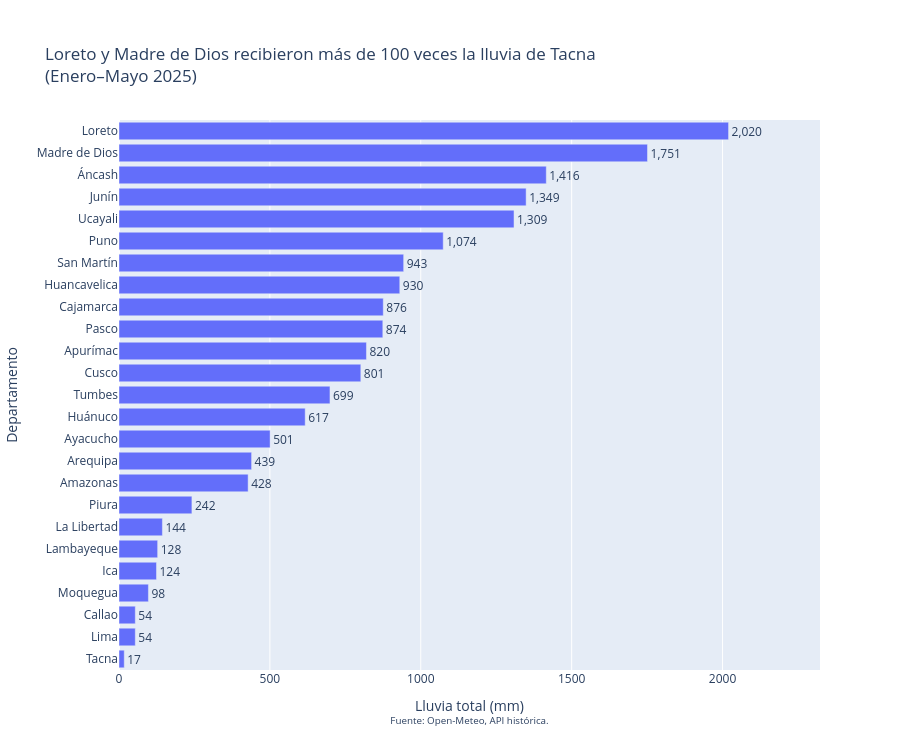

The notebook cell saved with this chart:
### Markdown cell above
##### Ranking de lluvias a nivel departamental

### Code cell
# Título
# Título
fig.update_layout(title="Loreto y Madre de Dios recibieron más de 100 veces la lluvia de Tacna <br>(Enero–Mayo 2025)",
                  margin=dict(t=120))

# Nombres de los ejes
fig.update_xaxes(title_text="Lluvia total (mm)<br><sup>Fuente: Open-Meteo, API histórica.</sup>")
fig.update_yaxes(title_text="Departamento")
fig.show()

### Figure 1 — Plotly figure (JSON) as saved in the notebook; plotly's stock layout.template omitted (floating-point values rounded to 4 significant figures)
{"data": [{"cliponaxis": false, "hovertemplate": "lluvia_total_mm=%{text}<br>departamento=%{y}<extra></extra>", "legendgroup": "", "marker": {"color": "#636efa", "pattern": {"shape": ""}}, "name": "", "orientation": "h", "showlegend": false, "text": [17.4, 54.0, 54.0, 97.5, 124.3, 128.1, 143.8, 241.6, 427.9, 439.4, 500.8, 617.0, 699.1, 801.3, 820.0, 874.2, 875.7, 930.4, 943.3, 1074.0, 1309.0, 1349.0, 1416.0, 1751.0, 2020.0], "textposition": "outside", "texttemplate": "%{text:,.0f}", "type": "bar", "x": [17.4, 54.0, 54.0, 97.5, 124.3, 128.1, 143.8, 241.6, 427.9, 439.4, 500.8, 617.0, 699.1, 801.3, 820.0, 874.2, 875.7, 930.4, 943.3, 1074.0, 1309.0, 1349.0, 1416.0, 1751.0, 2020.0], "xaxis": "x", "y": ["Tacna", "Lima", "Callao", "Moquegua", "Ica", "Lambayeque", "La Libertad", "Piura", "Amazonas", "Arequipa", "Ayacucho", "Huánuco", "Tumbes", "Cusco", "Apurímac", "Pasco", "Cajamarca", "Huancavelica", "San Martín", "Puno", "Ucayali", "Junín", "Áncash", "Madre de Dios", "Loreto"], "yaxis": "y"}], "layout": {"barmode": "relative", "height": 750, "legend": {"tracegroupgap": 0}, "margin": {"t": 120}, "title": {"text": "Loreto y Madre de Dios recibieron más de 100 veces la lluvia de Tacna <br>(Enero–Mayo 2025)"}, "xaxis": {"anchor": "y", "domain": [0, 1], "range": [0, 2323.0], "title": {"text": "Lluvia total (mm)<br><sup>Fuente: Open-Meteo, API histórica.</sup>"}}, "yaxis": {"anchor": "x", "domain": [0, 1], "title": {"text": "Departamento"}}}}
